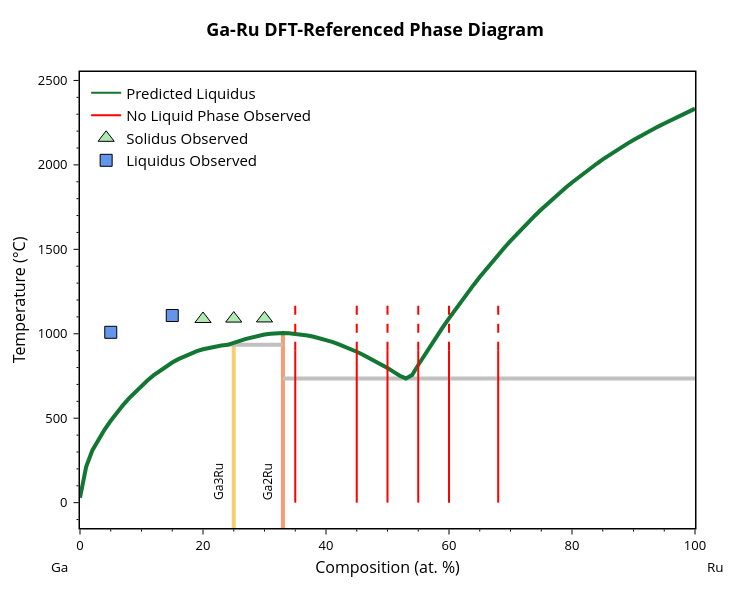

The code cell stored with this chart in its notebook:
### Markdown cell above
Now that we have some datapoints, let's add them to the figure to see how well our initial predicition performed

### Code cell
def add_experimental_traces(figure: go.Figure, inc_no_liquid=True):
    """Add experimental observation traces to a plotly figure"""
    
    if inc_no_liquid:
        # Add lines for no liquid phase observed
        for i, x_val in enumerate(no_liquid_comps):
            figure.add_trace(go.Scatter(
                x=[x_val, x_val],
                y=[0, 900],
                mode='lines',
                line=dict(color='red', width=2),
                name='No Liquid Phase Observed' if i == 0 else None,
                showlegend=i == 0,
            ))
            figure.add_trace(go.Scatter(
                x=[x_val, x_val],
                y=[900, 1200],
                mode='lines',
                line=dict(color='red', width=2, dash='dash'),
                showlegend=False
            ))

    # Add solidus observed markers
    figure.add_trace(go.Scatter(
            x=[point[0] for point in solidus_points][1:],
            y=[point[1] for point in solidus_points][1:],
            mode='markers',
            marker=dict(color='#ADEBB3', size=14, symbol='triangle-up', line=dict(width=1, color='black')),
            name='Solidus Observed'
    ))

    # Add liquidus observed markers
    figure.add_trace(go.Scatter(
            x=[point[0] for point in liquidus_points],
            y=[point[1] for point in liquidus_points],
            mode='markers',
            marker=dict(color='cornflowerblue', size=12, symbol='square', line=dict(width=1, color='black')),
            name='Liquidus Observed'
    ))

fig = blp.get_plot('pred')
add_experimental_traces(fig) # add the experimental data to the plot
fig.update_layout(yaxis_range=[-150, 2550])
fig.show()

### Figure 1 — Plotly figure (JSON) as saved in the notebook; plotly's stock layout.template omitted (floating-point values rounded to 4 significant figures)
{"data": [{"hovertemplate": "label=Ga3Ru<br>x=%{x}<br>t=%{y}<extra></extra>", "legendgroup": "Ga3Ru", "line": {"color": "rgb(246, 207, 113)", "dash": "solid", "width": 4}, "marker": {"symbol": "circle"}, "mode": "lines", "name": "Ga3Ru", "orientation": "v", "showlegend": false, "type": "scatter", "x": [25, 25, 25, 25, 25, 25, 25, 25, 25, 25, 25, 25, 25, 25, 25, 25, 25, 25, 25, 25, 25, 25, 25, 25, 25, 25, 25], "xaxis": "x", "y": [29.75, 212.1, 375.2, 309.1, 935.5, 692.3, 656.9, 432.8, 485.0, 883.5, 849.8, 867.7, 724.8, 754.8, 782.2, 533.1, 908.5, 897.0, 829.6, 807.1, 918.0, 925.4, 618.8, 577.6, 934.6, 931.0, -273.1], "yaxis": "y"}, {"hovertemplate": "label=Ga2Ru<br>x=%{x}<br>t=%{y}<extra></extra>", "legendgroup": "Ga2Ru", "line": {"color": "rgb(248, 156, 116)", "dash": "solid", "width": 4}, "marker": {"symbol": "circle"}, "mode": "lines", "name": "Ga2Ru", "orientation": "v", "showlegend": false, "type": "scatter", "x": [33, 33, 33, 33, 33, 33, 33, 33, 33, 33, 33, 33, 33, 33, 33, 33, 33, 33, 33, 33, 33, 33, 33, 33, 33, 33, 33, 33, 33, 33, 33, 33], "xaxis": "x", "y": [876.3, 893.7, 735.6, 935.5, 857.9, 796.8, 818.1, 838.5, 751.6, 774.6, 995.8, 989.7, 909.9, 925.0, 963.2, 980.1, 969.8, 943.7, 957.7, 973.4, 982.2, 1003.0, 1000.0, 988.5, 995.2, 939.0, 951.7, 1000.0, 1003.0, 1005.0, 1005.0, -273.1], "yaxis": "y"}, {"hovertemplate": "x=%{x}<br>y=%{y}<extra></extra>", "legendgroup": "", "line": {"color": "Silver", "dash": "solid", "width": 4}, "marker": {"symbol": "circle"}, "mode": "lines", "name": "", "orientation": "v", "showlegend": false, "type": "scatter", "x": [33, 53, 100], "xaxis": "x", "y": [735.6, 735.6, 735.6], "yaxis": "y"}, {"hovertemplate": "x=%{x}<br>y=%{y}<extra></extra>", "legendgroup": "", "line": {"color": "Silver", "dash": "solid", "width": 4}, "marker": {"symbol": "circle"}, "mode": "lines", "name": "", "orientation": "v", "showlegend": false, "type": "scatter", "x": [24, 25, 33], "xaxis": "x", "y": [935.5, 935.5, 935.5], "yaxis": "y"}, {"hovertemplate": "label=L<br>x=%{x}<br>t=%{y}<extra></extra>", "legendgroup": "L", "line": {"color": "#117733", "dash": "solid", "width": 4}, "marker": {"symbol": "circle"}, "mode": "lines", "name": "L", "orientation": "v", "showlegend": false, "type": "scatter", "x": [0, 1, 2, 3, 4, 5, 6, 7.0, 8, 9, 10, 11, 12, 13, 14.0, 15, 16, 17, 18, 19, 20, 21, 22, 23, 24, 25, 26, 27, 28.0, 29.0, 30, 31, 32, 33, 34, 35, 36, 37, 38, 39, 40, 41, 42, 43, 44, 45, 46, 47, 48, 49, 50, 51, 52, 53, 54, 55.0, 56.0, 57.0, 58.0, 59, 60, 61, 62, 63, 64, 65, 66, 67, 68, 69, 70, 71, 72, 73, 74, 75, 76, 77, 78, 79, 80, 81, 82, 83, 84, 85, 86, 87, 88, 89, 90, 91, 92, 93, 94, 95, 96, 97, 98, 99, 100], "xaxis": "x", "y": [29.75, 212.1, 309.1, 375.2, 432.8, 485.0, 533.1, 577.6, 618.8, 656.9, 692.3, 724.8, 754.8, 782.2, 807.1, 829.6, 849.8, 867.7, 883.5, 897.0, 908.5, 918.0, 925.4, 931.0, 934.6, 943.7, 957.7, 969.8, 980.1, 988.5, 995.2, 1000.0, 1003.0, 1005.0, 1003.0, 1000.0, 995.8, 989.7, 982.2, 973.4, 963.2, 951.7, 939.0, 925.0, 909.9, 893.7, 876.3, 857.9, 838.5, 818.1, 796.8, 774.6, 751.6, 735.6, 755.7, 815.1, 873.1, 929.8, 985.1, 1039.0, 1092.0, 1143.0, 1193.0, 1242.0, 1289.0, 1336.0, 1381.0, 1425.0, 1468.0, 1509.0, 1550.0, 1589.0, 1627.0, 1664.0, 1701.0, 1736.0, 1770.0, 1803.0, 1835.0, 1866.0, 1896.0, 1925.0, 1953.0, 1980.0, 2007.0, 2032.0, 2057.0, 2081.0, 2104.0, 2126.0, 2148.0, 2169.0, 2189.0, 2208.0, 2227.0, 2245.0, 2262.0, 2279.0, 2296.0, 2312.0, 2333.0], "yaxis": "y"}, {"marker": {"color": "#117733"}, "mode": "lines", "name": "Predicted Liquidus", "showlegend": true, "type": "scatter", "x": [null], "y": [null]}, {"line": {"color": "red", "width": 2}, "mode": "lines", "name": "No Liquid Phase Observed", "showlegend": true, "type": "scatter", "x": [35, 35], "y": [0, 900]}, {"line": {"color": "red", "dash": "dash", "width": 2}, "mode": "lines", "showlegend": false, "type": "scatter", "x": [35, 35], "y": [900, 1200]}, {"line": {"color": "red", "width": 2}, "mode": "lines", "showlegend": false, "type": "scatter", "x": [45, 45], "y": [0, 900]}, {"line": {"color": "red", "dash": "dash", "width": 2}, "mode": "lines", "showlegend": false, "type": "scatter", "x": [45, 45], "y": [900, 1200]}, {"line": {"color": "red", "width": 2}, "mode": "lines", "showlegend": false, "type": "scatter", "x": [50, 50], "y": [0, 900]}, {"line": {"color": "red", "dash": "dash", "width": 2}, "mode": "lines", "showlegend": false, "type": "scatter", "x": [50, 50], "y": [900, 1200]}, {"line": {"color": "red", "width": 2}, "mode": "lines", "showlegend": false, "type": "scatter", "x": [55, 55], "y": [0, 900]}, {"line": {"color": "red", "dash": "dash", "width": 2}, "mode": "lines", "showlegend": false, "type": "scatter", "x": [55, 55], "y": [900, 1200]}, {"line": {"color": "red", "width": 2}, "mode": "lines", "showlegend": false, "type": "scatter", "x": [60, 60], "y": [0, 900]}, {"line": {"color": "red", "dash": "dash", "width": 2}, "mode": "lines", "showlegend": false, "type": "scatter", "x": [60, 60], "y": [900, 1200]}, {"line": {"color": "red", "width": 2}, "mode": "lines", "showlegend": false, "type": "scatter", "x": [68, 68], "y": [0, 900]}, {"line": {"color": "red", "dash": "dash", "width": 2}, "mode": "lines", "showlegend": false, "type": "scatter", "x": [68, 68], "y": [900, 1200]}, {"marker": {"color": "#ADEBB3", "line": {"color": "black", "width": 1}, "size": 14, "symbol": "triangle-up"}, "mode": "markers", "name": "Solidus Observed", "type": "scatter", "x": [20, 25, 30], "y": [1088.0, 1090.0, 1091.0]}, {"marker": {"color": "cornflowerblue", "line": {"color": "black", "width": 1}, "size": 12, "symbol": "square"}, "mode": "markers", "name": "Liquidus Observed", "type": "scatter", "x": [5, 15], "y": [1009.0, 1108.0]}], "layout": {"annotations": [{"borderpad": 5, "font": {"color": "black", "size": 12}, "showarrow": false, "text": "Ga3Ru", "textangle": -90, "x": 22.5, "y": -20.15, "yanchor": "bottom"}, {"borderpad": 5, "font": {"color": "black", "size": 12}, "showarrow": false, "text": "Ga2Ru", "textangle": -90, "x": 30.5, "y": -20.15, "yanchor": "bottom"}, {"font": {"color": "black", "size": 14}, "showarrow": false, "text": "L", "x": 50, "y": 3013.0}, {"font": {"color": "black", "size": 13.5}, "showarrow": false, "text": "Ga", "x": -0.05, "xanchor": "left", "xref": "paper", "y": -0.086, "yanchor": "middle", "yref": "paper"}, {"font": {"color": "black", "size": 13.5}, "showarrow": false, "text": "Ru", "x": 1.05, "xanchor": "right", "xref": "paper", "y": -0.086, "yanchor": "middle", "yref": "paper"}], "font": {"color": "black", "size": 13}, "height": 600, "legend": {"font": {"size": 15}, "x": 0.01, "xanchor": "left", "y": 0.99, "yanchor": "top"}, "margin": {"b": 72, "r": 55, "t": 72}, "plot_bgcolor": "white", "showlegend": true, "title": {"font": {"color": "black", "size": 18}, "text": "<b>Ga-Ru DFT-Referenced Phase Diagram</b>", "x": 0.5, "xanchor": "center", "yanchor": "bottom"}, "width": 750, "xaxis": {"linecolor": "black", "linewidth": 1.5, "minor": {"nticks": 5, "tickcolor": "black", "ticklen": 2, "ticks": "outside", "tickwidth": 1}, "mirror": true, "range": [0, 100], "showline": true, "tickcolor": "black", "tickformat": ".0f", "ticklen": 5, "ticks": "outside", "tickwidth": 1, "title": {"font": {"size": 16}, "standoff": 8, "text": "Composition (at. %)"}}, "yaxis": {"linecolor": "black", "linewidth": 1.5, "minor": {"nticks": 5, "tickcolor": "black", "ticklen": 2, "ticks": "outside", "tickwidth": 1}, "mirror": true, "range": [-150, 2550], "showline": true, "tickcolor": "black", "ticklen": 5, "ticks": "outside", "ticksuffix": " ", "tickwidth": 1, "title": {"font": {"size": 16}, "standoff": 8, "text": "Temperature (°C)"}}}}
